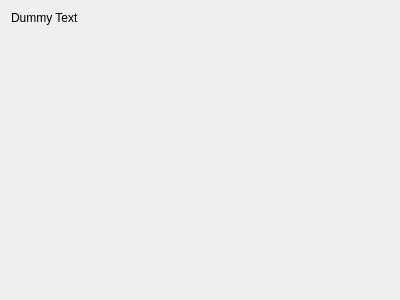
<?xml version="1.0" encoding="UTF-8"?>
<ui version="4.0">
 <class>QgsDummyConfigDlgBase</class>
 <widget class="QWidget" name="QgsDummyConfigDlgBase">
  <property name="geometry">
   <rect>
    <x>0</x>
    <y>0</y>
    <width>400</width>
    <height>300</height>
   </rect>
  </property>
  <property name="windowTitle">
   <string notr="true">Form</string>
  </property>
  <layout class="QFormLayout" name="formLayout">
   <item row="0" column="0" colspan="2">
    <widget class="QLabel" name="mDummyTextLabel">
     <property name="text">
      <string>Dummy Text</string>
     </property>
    </widget>
   </item>
  </layout>
 </widget>
 <resources/>
 <connections/>
</ui>
